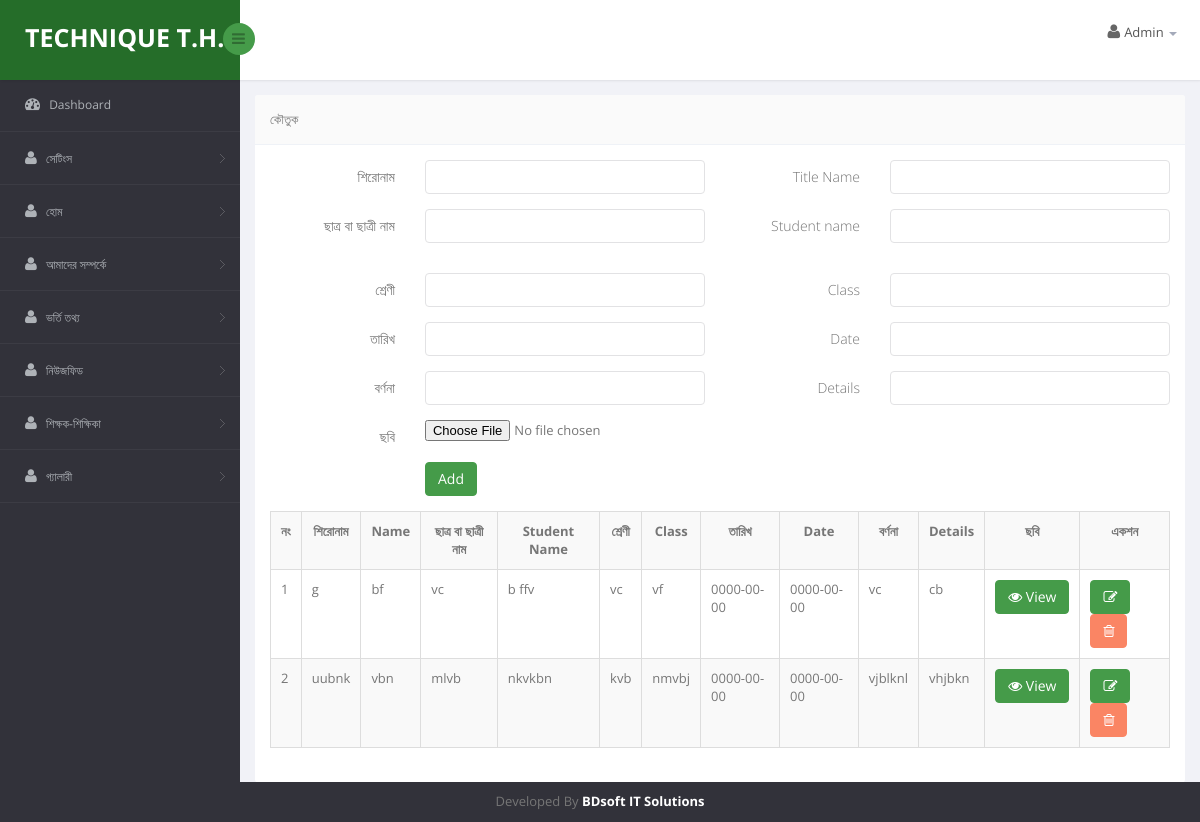
Screenshot of /technique_school/soft/joke.php (signed in) with the database file from the repository.
### tables this page shows
CREATE TABLE `joke` (
  `joke_id` int(11) NOT NULL,
  `bn_name` varchar(55) NOT NULL,
  `en_name` varchar(55) NOT NULL,
  `bn_student_name` varchar(56) NOT NULL,
  `en_student_name` varchar(56) NOT NULL,
  `bn_class` varchar(55) NOT NULL,
  `en_class` varchar(55) NOT NULL,
  `bn_date` date NOT NULL,
  `en_date` date NOT NULL,
  `bn_details` text NOT NULL,
  `en_details` text NOT NULL,
  `is_active` int(1) NOT NULL DEFAULT '1',
  `created_by` int(11) NOT NULL,
  `created_on` datetime NOT NULL,
  `is_deleted` int(1) NOT NULL DEFAULT '0',
  `deleted_by` int(11) NOT NULL,
  `deleted_on` datetime NOT NULL,
  `is_updated` int(1) NOT NULL DEFAULT '0',
  `updated_by` int(11) NOT NULL,
  `updated_on` datetime NOT NULL,
  `image_url` varchar(255) NOT NULL
);

### technique_school/soft/joke.php (the view, shortened to what this page needs)
<?php include 'include/header.php';?>
<?php include 'include/sidebar.php';?>
<?php include 'include/body-top.php';?>
<?php
        $tbl_name="joke";
        $targetpage = "joke.php";
        $mgs = '';
?>
    <?php
        if(isset($_GET['edit'])):
        $id = $_GET['edit'];
        $sql = "SELECT * FROM $tbl_name WHERE `novel_id` = '$id' ";
        $result = mysqli_fetch_array(mysqli_query($con,$sql));
    ?>
     <form class="cmxform form-horizontal " id="signupForm" method="post" action="" enctype="multipart/form-data">
     <div class="form-group " <?php if($mgs=='')echo "style='display:none;'" ?>>
            <div class=" col-md-6 col-md-offset-1 <?=$class?>"><a href="#" class="close" data-dismiss="alert" aria-label="close">×</a><?=$mgs?></div>
            <div>
                <input type="hidden" name="novel_id" value="<?=$result['novel_id']?>" />
            </div>
        </div>
      <div class="form-group ">
            <label for="bn_name" class="control-label col-lg-2">শিরোনাম </label>
            <div class="col-lg-4">
                <input class=" form-control" id="" name="bn_name" type="text" value="<?=$result['bn_name']?>" required />
            </div>
            <label for="en_name" class="control-label col-lg-2">Title Name </label>
            <div class="col-lg-4">
                <input class=" form-control" id="" name="en_name" type="text" value="<?=$result['en_name']?>" required />
            </div>
        </div>
        <div class="form-group ">
            <label for="bn_student_name" class="control-label col-lg-2">ছাত্র বা ছাত্রী নাম</label>
            <div class="col-lg-4">
                <input class=" form-control" id="" name="bn_student_name" type="text" value="<?=$result['bn_student_name']?>" required />
            </div>
             <label for="en_student_name" class="control-label col-lg-2">Student Name</label>
            <div class="col-lg-4">
                <input class=" form-control" id="" name="en_student_name" type="text" value="<?=$result['en_student_name']?>" required />
            </div>
        </div>
        <div class="form-group ">
            <label for="bn_class" class="control-label col-lg-2">শ্রেণী</label>
            <div class="col-lg-4">
                <input class=" form-control" id="" name="bn_class" type="text" value="<?=$result['bn_class']?>" required />
            </div>
            <label for="en_class" class="control-label col-lg-2">Class</label>
            <div class="col-lg-4">
                <input class=" form-control" id="" name="en_class" type="text" value="<?=$result['en_class']?>" required />
            </div>
        </div>
        <div class="form-group ">
            <label for="bn_date" class="control-label col-lg-2">তারিখ</label>
            <div class="col-lg-4">
                <input class=" form-control" id="" name="bn_date" type="text" value="<?=$result['bn_date']?>" required />
            </div>
            <label for="en_date" class="control-label col-lg-2"> Date</label>
            <div class="col-lg-4">
                <input class=" form-control" id="" name="en_date" type="text" value="<?=$result['en_date']?>" required />
            </div>
        </div>
         <div class="form-group ">
            <label for="bn_details" class="control-label col-lg-2">বর্ণনা</label>
            <div class="col-lg-4">
                <input class=" form-control" id="" name="bn_details" type="text" value="<?=$result['bn_details']?>" required />
            </div>
            <label for="en_details" class="control-label col-lg-2">Details</label>
            <div class="col-lg-4">
                <input class=" form-control" id="" name="en_details" type="text" value="<?=$result['en_details']?>" required />
            </div>
        </div>
        <div class="form-group ">
            <label for="image_url" class="control-label col-lg-2"> ছবি</label>
            <div class="col-lg-4">
                <input type="file"  name="image_url" id="" value="<?=$result['image_url']?>">
            </div>
        </div>
       <div class="form-group">
            <div class="col-lg-offset-2 col-md-offset-2 col-sm-offset-3 col-xs-offset-3 col-lg-5">
                <input type="submit" class="btn btn-primary" name="update" value="Update" />
            </div>
        </div>
    </form>
    <?php
        else:
    ?>
    <form class="cmxform form-horizontal " id="signupForm" method="post" action="" enctype="multipart/form-data">
        <div class="form-group ">
            <label for="bn_name" class="control-label col-lg-2">শিরোনাম </label>
            <div class="col-lg-4">
                <input class=" form-control" id="" name="bn_name" type="text" required />
            </div>
             <label for="en_name" class="control-label col-lg-2">Title Name </label>
            <div class="col-lg-4">
                <input class=" form-control" id="" name="en_name" type="text" required />
            </div>
        </div>
       <div class="form-group ">
            <label for="bn_student_name" class="control-label col-lg-2">ছাত্র বা ছাত্রী নাম
            </label>
            <div class="col-lg-4">
                <input class=" form-control" id="" name="bn_student_name" type="text" required />
            </div>
             <label for="en_student_name" class="control-label col-lg-2">Student name
            </label>
            <div class="col-lg-4">
                <input class=" form-control" id="" name="en_student_name" type="text" required />
            </div>
        </div>
        <div class="form-group ">
            <label for="bn_class" class="control-label col-lg-2">শ্রেণী
            </label>
            <div class="col-lg-4">
                <input class=" form-control" id="" name="bn_class" type="text" required />
            </div>
            <label for="en_class" class="control-label col-lg-2">Class
            </label>
            <div class="col-lg-4">
                <input class=" form-control" id="" name="en_class" type="text" required />
            </div>
        </div>
        <div class="form-group ">
            <label for="bn_date" class="control-label col-lg-2">তারিখ
            </label>
            <div class="col-lg-4">
                <input class=" form-control" id="" name="bn_date" type="text" required />
            </div>
             <label for="en_date" class="control-label col-lg-2"> Date
            </label>
            <div class="col-lg-4">
                <input class=" form-control" id="" name="en_date" type="text" required />
            </div>
        </div>
         <div class="form-group ">
            <label for="bn_details" class="control-label col-lg-2">বর্ণনা
            </label>
            <div class="col-lg-4">
                <input class=" form-control" id="" name="bn_details" type="text" required />
            </div>
            <label for="en_details" class="control-label col-lg-2">Details
            </label>
            <div class="col-lg-4">
                <input class=" form-control" id="" name="en_details" type="text" required />
            </div>
        </div>
       <div class="form-group ">
            <label for="image_url" class="control-label col-lg-2"> ছবি</label>
            <div class="col-lg-4">
                <input type="file"  name="image_url" id="">
            </div>
        </div>
       <div class="form-group">
            <div class="col-lg-offset-2 col-md-offset-2 col-sm-offset-3 col-xs-offset-3 col-lg-5">
                <input type="submit" class="btn btn-primary" name="submit" value="Add" />
            </div>
        </div>
    </form>
    <?php
        endif;
    $limit = 15;
    if(isset($_GET['page']))
    {
        $page = $_GET['page'];
    }
    else
    $page = 1;
    if($page)
        $start = ($page - 1) * $limit;
    else
        $start = 0;
    $sql = "SELECT * FROM $tbl_name
                WHERE $tbl_name.is_deleted = 0
                LIMIT $start, $limit";
    $result = mysqli_query($con,$sql);
?>
    <table   class="table table-bordered table-hover table-responsive table-condensed table-striped dataTable col-xs-12 col-sm-12 col-md-6 col-lg-6 ">
        <tr>
            <th><center>নং</center></th>
            <th><center>শিরোনাম</center></th>
            <th><center>Name</center></th>
            <th><center>ছাত্র বা ছাত্রী নাম</center></th>
            <th><center>Student Name</center></th>
            <th><center>শ্রেণী</center></th>
            <th><center>Class</center></th>
            <th><center>তারিখ</center></th>
            <th><center>Date</center></th>
            <th><center>বর্ণনা</center></th>
            <th><center>Details</center></th>
             <th><center>ছবি</center></th>
           <th><center>একশন</center></th>
        </tr>
    <?php $i=$page*$limit-$limit+1; while($row = mysqli_fetch_array($result)):?>
        <tr>
            <td><?=$i++?></td>
            <td><?=$row['bn_name']?></td>
            <td><?=$row['en_name']?></td>
            <td><?=$row['bn_student_name']?></td>
            <td><?=$row['en_student_name']?></td>
            <td><?=$row['bn_class']?></td>
            <td><?=$row['en_class']?></td>
            <td><?=$row['bn_date']?></td>
            <td><?=$row['en_date']?></td>
            <td><?=$row['bn_details']?></td>
            <td><?=$row['en_details']?></td>
            <td><a class="btn btn-primary" target="_blank" href="upload/<?=$row['image_url']?>"><i class="fa fa-eye" aria-hidden="true"></i> View</a></td>
            <td>
                <a onclick="return confirm('Are you Sure Want to Edit?');" href="<?=$targetpage.'?edit='.$row['joke_id']?>" class="btn btn-primary"><i class="fa fa-pencil-square-o" aria-hidden="true"></i></a>
                <a onclick="return confirm('Are you Sure Want to Delete?');" href="<?=$targetpage.'?delete='.$row['joke_id']?>" class="btn btn-danger"><i class="fa fa-trash-o" aria-hidden="true"></i></a>
            </td>
        </tr>
    <?php endwhile;?>
    </table>
<?php include 'include/footer.php';?>

### rows the page displays
joke: bn_name "g", en_name "bf", bn_student_name "vc", en_student_name "b ffv", bn_class "vc", en_class "vf", bn_date "0000-00-00", en_date "0000-00-00", bn_details "vc", en_details "cb"
joke: bn_name "uubnk", en_name "vbn", bn_student_name "mlvb", en_student_name "nkvkbn", bn_class "kvb", en_class "nmvbj", bn_date "0000-00-00", en_date "0000-00-00", bn_details "vjblknl", en_details "vhjbkn"

### other values shown
$table_heading "কৌতুক"
